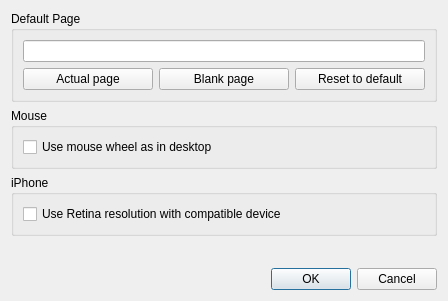
<?xml version="1.0" encoding="UTF-8"?>
<ui version="4.0">
 <class>PreferencesDialog</class>
 <widget class="QDialog" name="PreferencesDialog">
  <property name="geometry">
   <rect>
    <x>0</x>
    <y>0</y>
    <width>448</width>
    <height>301</height>
   </rect>
  </property>
  <property name="windowTitle">
   <string>Preferences</string>
  </property>
  <layout class="QVBoxLayout" name="verticalLayout_3">
   <item>
    <widget class="QGroupBox" name="groupBox">
     <property name="title">
      <string>Default Page</string>
     </property>
     <layout class="QVBoxLayout" name="verticalLayout_2">
      <item>
       <widget class="QLineEdit" name="lineEdit"/>
      </item>
      <item>
       <layout class="QHBoxLayout" name="horizontalLayout">
        <item>
         <widget class="QPushButton" name="pushButton">
          <property name="text">
           <string>Actual page</string>
          </property>
         </widget>
        </item>
        <item>
         <widget class="QPushButton" name="pushButton_2">
          <property name="text">
           <string>Blank page</string>
          </property>
         </widget>
        </item>
        <item>
         <widget class="QPushButton" name="pushButton_3">
          <property name="text">
           <string>Reset to default</string>
          </property>
         </widget>
        </item>
       </layout>
      </item>
     </layout>
    </widget>
   </item>
   <item>
    <widget class="QGroupBox" name="groupBox_2">
     <property name="title">
      <string>Mouse</string>
     </property>
     <layout class="QVBoxLayout" name="verticalLayout">
      <item>
       <widget class="QCheckBox" name="checkBox">
        <property name="text">
         <string>Use mouse wheel as in desktop</string>
        </property>
       </widget>
      </item>
     </layout>
    </widget>
   </item>
   <item>
    <widget class="QGroupBox" name="groupBox_3">
     <property name="title">
      <string>iPhone</string>
     </property>
     <layout class="QVBoxLayout" name="verticalLayout_4">
      <item>
       <widget class="QCheckBox" name="checkBox_2">
        <property name="text">
         <string>Use Retina resolution with compatible device</string>
        </property>
       </widget>
      </item>
     </layout>
    </widget>
   </item>
   <item>
    <spacer name="verticalSpacer">
     <property name="orientation">
      <enum>Qt::Vertical</enum>
     </property>
     <property name="sizeHint" stdset="0">
      <size>
       <width>20</width>
       <height>12</height>
      </size>
     </property>
    </spacer>
   </item>
   <item>
    <widget class="QDialogButtonBox" name="buttonBox">
     <property name="orientation">
      <enum>Qt::Horizontal</enum>
     </property>
     <property name="standardButtons">
      <set>QDialogButtonBox::Cancel|QDialogButtonBox::Ok</set>
     </property>
    </widget>
   </item>
  </layout>
 </widget>
 <resources/>
 <connections>
  <connection>
   <sender>buttonBox</sender>
   <signal>accepted()</signal>
   <receiver>PreferencesDialog</receiver>
   <slot>accept()</slot>
   <hints>
    <hint type="sourcelabel">
     <x>248</x>
     <y>254</y>
    </hint>
    <hint type="destinationlabel">
     <x>157</x>
     <y>274</y>
    </hint>
   </hints>
  </connection>
  <connection>
   <sender>buttonBox</sender>
   <signal>rejected()</signal>
   <receiver>PreferencesDialog</receiver>
   <slot>reject()</slot>
   <hints>
    <hint type="sourcelabel">
     <x>316</x>
     <y>260</y>
    </hint>
    <hint type="destinationlabel">
     <x>286</x>
     <y>274</y>
    </hint>
   </hints>
  </connection>
 </connections>
</ui>
